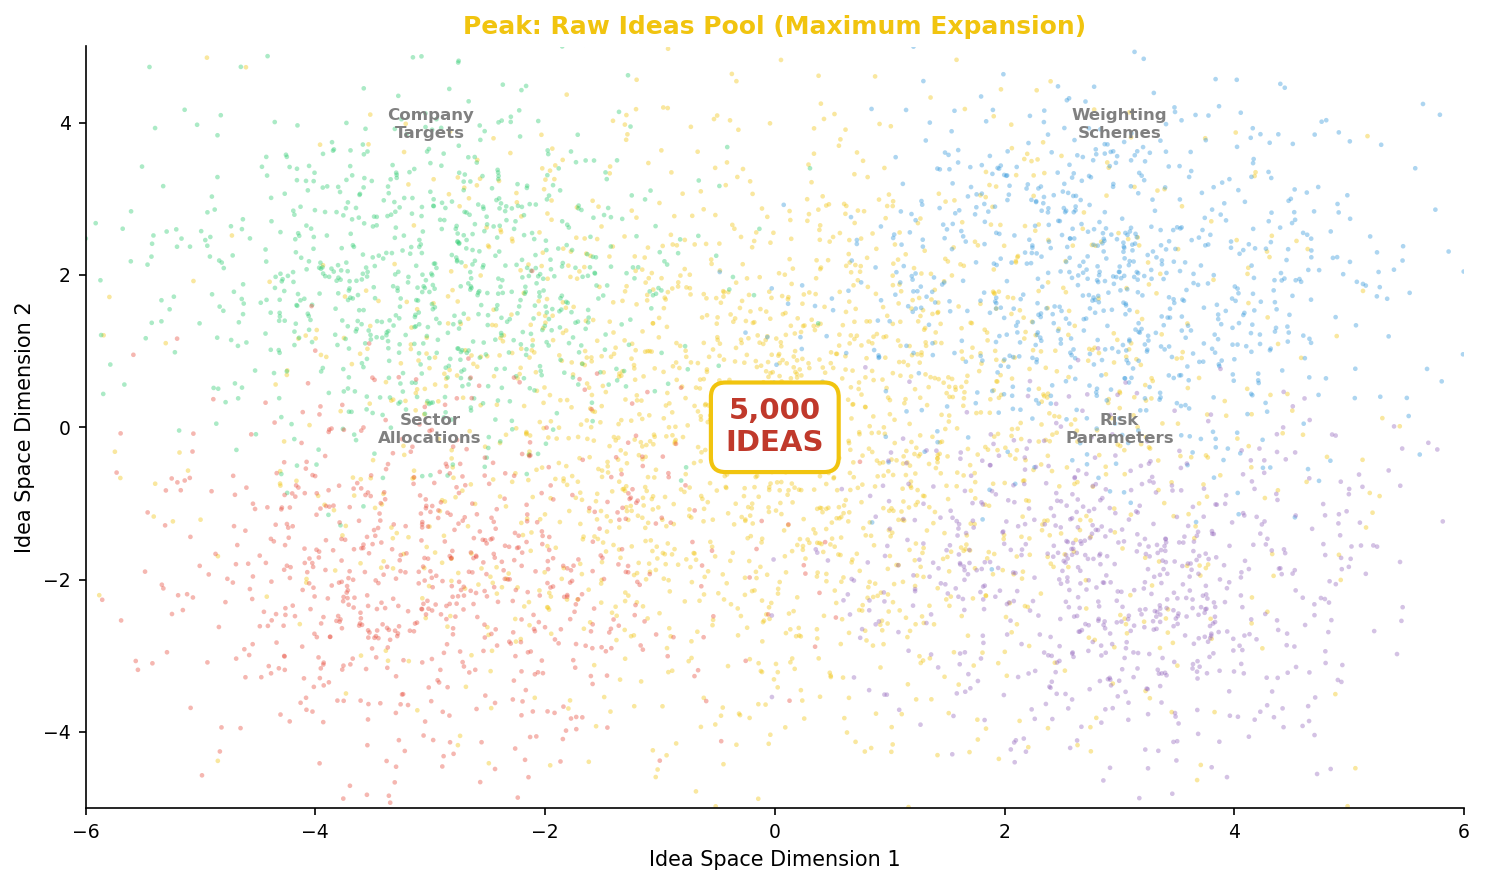

Source code (Python):
"""Peak Pool Visualization - 5000 raw ideas at maximum expansion"""
import numpy as np
import matplotlib.pyplot as plt
from pathlib import Path

plt.rcParams.update({
    'font.size': 10, 'axes.labelsize': 10, 'axes.titlesize': 11,
    'xtick.labelsize': 9, 'ytick.labelsize': 9, 'legend.fontsize': 9,
    'figure.figsize': (10, 6), 'figure.dpi': 150
})

np.random.seed(42)
fig, ax = plt.subplots(figsize=(10, 6))

# Generate 5000 points representing raw ideas
n_points = 5000

# Create multiple clusters representing different idea categories
clusters = [
    {'center': (0, 0), 'std': 2, 'n': 2000, 'color': '#f1c40f'},
    {'center': (-3, 2), 'std': 1.2, 'n': 800, 'color': '#2ecc71'},
    {'center': (3, 2), 'std': 1.2, 'n': 800, 'color': '#3498db'},
    {'center': (-3, -2), 'std': 1.2, 'n': 700, 'color': '#e74c3c'},
    {'center': (3, -2), 'std': 1.2, 'n': 700, 'color': '#9467bd'},
]

for cluster in clusters:
    x = np.random.normal(cluster['center'][0], cluster['std'], cluster['n'])
    y = np.random.normal(cluster['center'][1], cluster['std'], cluster['n'])
    ax.scatter(x, y, s=5, c=cluster['color'], alpha=0.4, edgecolors='none')

# Central highlight
ax.annotate('5,000\nIDEAS', xy=(0, 0), fontsize=14, fontweight='bold',
            ha='center', va='center', color='#c0392b',
            bbox=dict(boxstyle='round,pad=0.5', facecolor='white', edgecolor='#f1c40f', linewidth=2))

# Category labels
labels = [('Company\nTargets', -3, 2), ('Weighting\nSchemes', 3, 2),
          ('Sector\nAllocations', -3, -2), ('Risk\nParameters', 3, -2)]
for label, lx, ly in labels:
    ax.text(lx, ly + 1.8, label, fontsize=8, ha='center', color='gray', fontweight='bold')

ax.set_xlim(-6, 6)
ax.set_ylim(-5, 5)
ax.set_xlabel('Idea Space Dimension 1', fontsize=10)
ax.set_ylabel('Idea Space Dimension 2', fontsize=10)
ax.set_title('Peak: Raw Ideas Pool (Maximum Expansion)', fontsize=12, fontweight='bold', color='#f1c40f')
ax.spines['top'].set_visible(False)
ax.spines['right'].set_visible(False)

plt.tight_layout()
plt.savefig(Path(__file__).parent / 'chart.pdf', dpi=300, bbox_inches='tight')
plt.savefig(Path(__file__).parent / 'chart.png', dpi=150, bbox_inches='tight')
plt.close()
print("07_peak_pool created")
